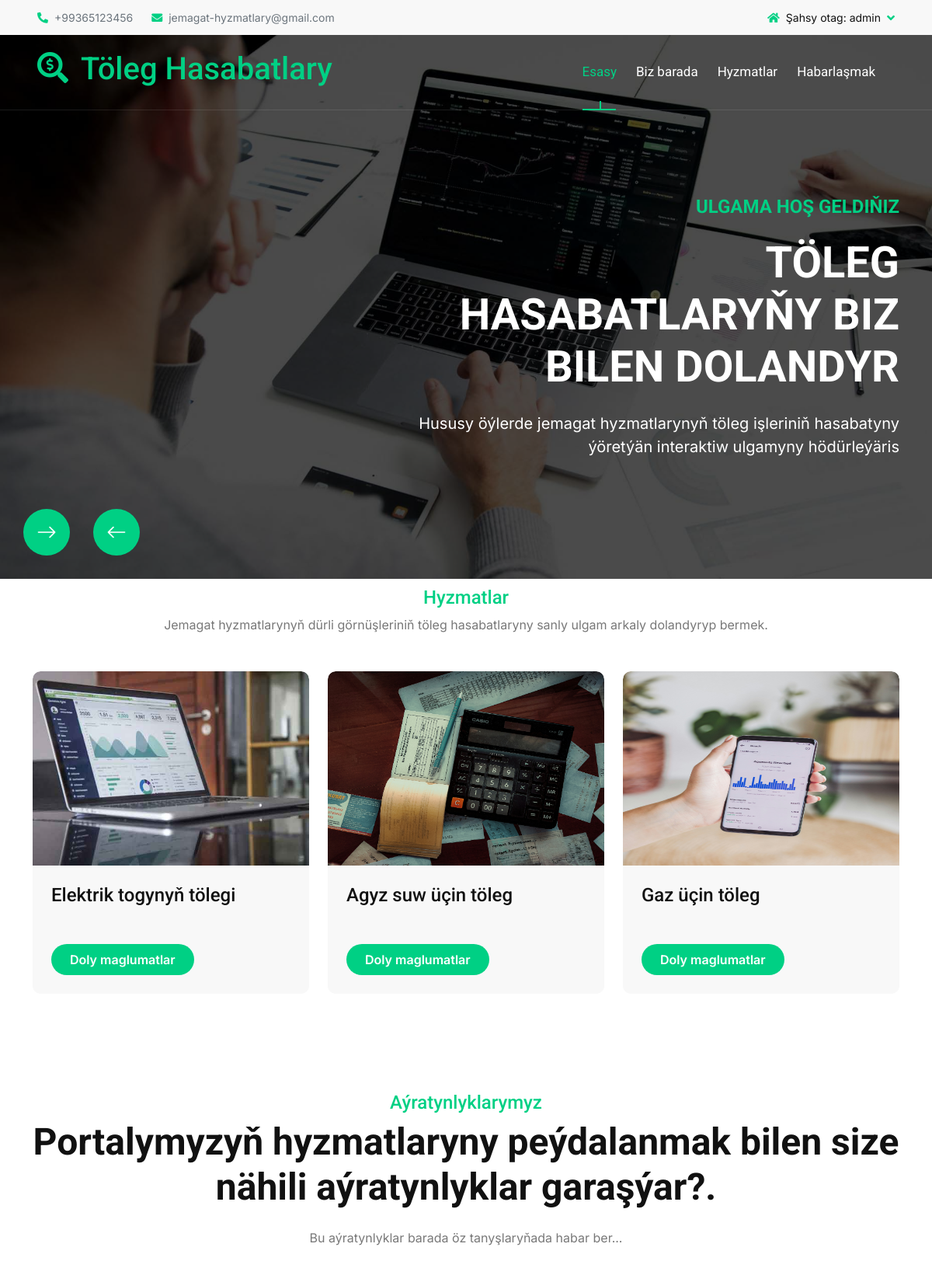
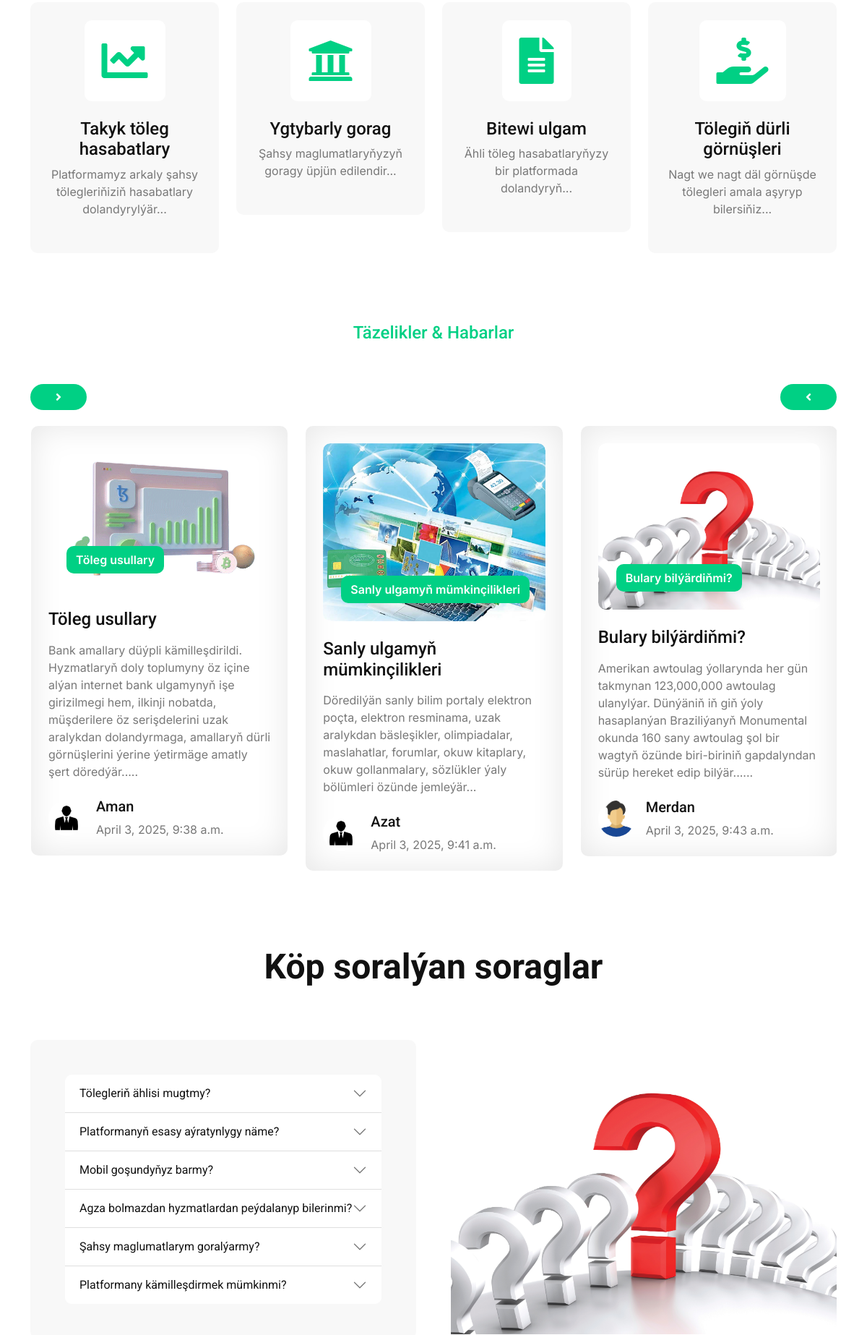
Page /hyzmatlar/ (signed in, upper part) on the committed database (2 pictures, top to bottom).
### tolegler/models.py (models this page shows, shortened)
class Hyzmat(models.Model):
    ady = models.CharField(max_length=50, unique=True)
    hyzmat_barada=models.TextField(null=True, blank=True)
    suraty=models.ImageField(upload_to='media/images/',blank=True,null=True)
    class Meta:
        verbose_name_plural="Hyzmatlar"

class Habarlar(models.Model):
    goyan= models.ForeignKey(User, on_delete=models.CASCADE)
    ady=models.CharField(max_length=50,unique=True)
    goylan_senesi = models.DateTimeField(auto_now_add=True)
    beyany=models.TextField(blank=True, null=True)
    suraty=models.ImageField(upload_to='media/images/',blank=True,null=True)
    class Meta:
        verbose_name_plural="Habarlar"

class Profil(models.Model):
    ulanyjy = models.OneToOneField(User, on_delete=models.CASCADE, related_name='profil')
    telefon = models.CharField(max_length=15, blank=True, null=True)
    salgy = models.TextField(blank=True, null=True)
    suraty = models.ImageField(upload_to='media/images/', blank=True, null=True)
    doglan_guni = models.DateField(blank=True, null=True)
    class Meta:
        verbose_name_plural="Profiller"

### tolegler/views.py (the view)
# urls.py: path('hyzmatlar/', hyzmatlar, name='hyzmatlar'),
def hyzmatlar(request):
    hyzmatlar=Hyzmat.objects.all()
    habarlar = Habarlar.objects.all()
    context={
        'habarlar': habarlar,
        'hyzmatlar': hyzmatlar
    }
    return render(request, 'tolegler/hyzmatlar.html',context)

### tolegler/templates/tolegler/hyzmatlar.html (shortened to what this page needs)
{% extends "tolegler/index.html" %}
{% load static %}
{%block hyzmatlar %}
        <div class="container-fluid service pb-5">
            <div class="container pb-5">
                <div class="text-center mx-auto pb-5 wow fadeInUp" data-wow-delay="0.2s" style="max-width: 800px;">
                    <h4 class="text-primary" style="margin-top:10px;">Hyzmatlar</h4>
                    <p class="mb-0">Jemagat hyzmatlarynyň dürli görnüşleriniň töleg hasabatlaryny sanly ulgam arkaly dolandyryp bermek.
                    </p>
                </div>
                <div class="row g-4">
                    {% for hyzmat in hyzmatlar %}
                    <div class="col-md-6 col-lg-4 wow fadeInUp" data-wow-delay="0.2s">
                        <div class="service-item">
                            <div class="service-img">
                                <img src="{{hyzmat.suraty.url}}" class="img-fluid rounded-top w-100" alt="Image" style="height: 250px;">
                            </div>
                            <div class="rounded-bottom p-4">
                                <a href="#" class="h4 d-inline-block mb-4">{{hyzmat.ady}}</a>
                                <a class="btn btn-primary rounded-pill py-2 px-4" href="#">Doly maglumatlar</a>
                            </div>
                        </div>
                    </div>
                    {% endfor %}
                </div>
            </div>
        </div>
       {% endblock %}

### tolegler/templates/tolegler/index.html (shortened to what this page needs)
{% load static %}
<!DOCTYPE html>
<html lang="en">
    <head>
        <link rel="stylesheet" href="https://use.fontawesome.com/releases/v5.15.4/css/all.css"/>
        <link href="https://cdn.jsdelivr.net/npm/bootstrap-icons@1.4.1/font/bootstrap-icons.css" rel="stylesheet">
        <link rel="stylesheet" href="{% static 'tolegler/lib/animate/animate.min.css' %}">
        <link rel="stylesheet" href="{% static 'tolegler/lib/lightbox/css/lightbox.min.css' %}">
        <link rel="stylesheet" href="{% static 'tolegler/lib/owlcarousel/assets/owl.carousel.min.css' %}">
        <link href="{% static 'tolegler/css/bootstrap.min.css' %}" rel="stylesheet">
        <link href="{% static 'tolegler/css/style.css' %}" rel="stylesheet">
    </head>
    <body>
        <div class="container-fluid topbar bg-light px-5 d-none d-lg-block">
            <div class="row gx-0 align-items-center">
                <div class="col-lg-8 text-center text-lg-start mb-2 mb-lg-0">
                    <div class="d-flex flex-wrap">
                        <a href="tel:+01234567890" class="text-muted small me-4"><i class="fas fa-phone-alt text-primary me-2"></i>+99365123456</a>
                        <a href="mailto:example@gmail.com" class="text-muted small me-0"><i class="fas fa-envelope text-primary me-2"></i>jemagat-hyzmatlary@gmail.com</a>
                    </div>
                </div>
                <div class="col-lg-4 text-center text-lg-end">
                    <div class="d-inline-flex align-items-center" style="height: 45px;">
                        {% if user.is_authenticated %}
                        <div class="dropdown">
                            <a href="#" class="dropdown-toggle text-dark" data-bs-toggle="dropdown"><small><i class="fa fa-home text-primary me-2"></i>Şahsy otag: {{user.username}}</small></a>
                        </div>
                        {% endif %}
                    </div>
                </div>
            </div>
        </div>
        <div class="container-fluid position-relative p-0">
            <nav class="navbar navbar-expand-lg navbar-light px-4 px-lg-5 py-3 py-lg-0">
                <a href="" class="navbar-brand p-0">
                    <h1 class="text-primary"><i class="fas fa-search-dollar me-3"></i>Töleg Hasabatlary</h1>
                </a>
                <div class="collapse navbar-collapse" id="navbarCollapse">
                    <div class="navbar-nav ms-auto py-0">
                        <a href="{% url 'index' %}" class="nav-item nav-link active">Esasy</a>
                        <a href="{% url 'about' %}" class="nav-item nav-link">Biz barada</a>
                        <a href="{% url 'hyzmatlar' %}" class="nav-item nav-link">Hyzmatlar</a>
                        <a href="{% url 'contact' %}" class="nav-item nav-link">Habarlaşmak</a>
                    </div>
                </div>
            </nav>
            <div class="header-carousel owl-carousel">
                <div class="header-carousel-item">
                    <img src="{% static 'tolegler/img/carousel-1.jpg' %}" class="img-fluid w-100" alt="Image">
                    <div class="carousel-caption">
                        <div class="container">
                            <div class="row gy-0 gx-5">
                                <div class="col-lg-0 col-xl-5"></div>
                                <div class="col-xl-7 animated fadeInLeft">
                                    <div class="text-sm-center text-md-end">
                                        <h4 class="text-primary text-uppercase fw-bold mb-4">Ulgama hoş geldiňiz</h4>
                                        <h1 class="display-4 text-uppercase text-white mb-4">Töleg hasabatlaryňy biz bilen dolandyr</h1>
                                        <p class="mb-5 fs-5">Hususy öýlerde jemagat hyzmatlarynyň töleg işleriniň hasabatyny ýöretýän interaktiw ulgamyny hödürleýäris
                                        </p>
                                    </div>
                                </div>
                            </div>
                        </div>
                    </div>
                </div>
            </div>
        </div>
         {% block hyzmatlar %}
         {% endblock %}
        <div class="container-fluid feature pb-5">
            <div class="container pb-5">
                <div class="text-center mx-auto pb-5 wow fadeInUp" data-wow-delay="0.2s" style="max-width: 800px margin-top:30px;">
                    <h4 class="text-primary" style="margin-top:30px;">Aýratynlyklarymyz</h4>
                    <h1 class="display-5 mb-4">Portalymyzyň hyzmatlaryny peýdalanmak bilen size nähili aýratynlyklar garaşýar?.</h1>
                    <p class="mb-0">Bu aýratynlyklar barada öz tanyşlaryňada habar ber...
                    </p>
                </div>
                <div class="row g-4">
                    <div class="col-md-6 col-lg-6 col-xl-3 wow fadeInUp" data-wow-delay="0.2s">
                        <div class="feature-item p-4">
                            <div class="feature-icon p-4 mb-4">
                                <i class="fas fa-chart-line fa-4x text-primary"></i>
                            </div>
                            <h4>Takyk töleg hasabatlary</h4>
                            <p class="mb-4">Platformamyz arkaly şahsy tölegleriňiziň hasabatlary dolandyrylýär...
                            </p>
                        </div>
                    </div>
                    <div class="col-md-6 col-lg-6 col-xl-3 wow fadeInUp" data-wow-delay="0.4s">
                        <div class="feature-item p-4">
                            <div class="feature-icon p-4 mb-4">
                                <i class="fas fa-university fa-4x text-primary"></i>
                            </div>
                            <h4>Ygtybarly gorag</h4>
                            <p class="mb-4">Şahsy maglumatlaryňyzyň goragy üpjün edilendir...
                            </p>
                        </div>
                    </div>
                    <div class="col-md-6 col-lg-6 col-xl-3 wow fadeInUp" data-wow-delay="0.6s">
                        <div class="feature-item p-4">
                            <div class="feature-icon p-4 mb-4">
                                <i class="fas fa-file-alt fa-4x text-primary"></i>
                            </div>
                            <h4>Bitewi ulgam</h4>
                            <p class="mb-4">Ähli töleg hasabatlaryňyzy bir platformada dolandyryň...
                            </p>
                        </div>
                    </div>
                    <div class="col-md-6 col-lg-6 col-xl-3 wow fadeInUp" data-wow-delay="0.8s">
                        <div class="feature-item p-4">
                            <div class="feature-icon p-4 mb-4">
                                <i class="fas fa-hand-holding-usd fa-4x text-primary"></i>
                            </div>
                            <h4>Tölegiň dürli görnüşleri</h4>
                            <p class="mb-4">Nagt we nagt däl görnüşde tölegleri amala aşyryp bilersiňiz...
                            </p>
                        </div>
                    </div>
                </div>
            </div>
        </div>
        <div class="container-fluid blog pb-5">
            <div class="container pb-5">
                <div class="text-center mx-auto pb-5 wow fadeInUp" data-wow-delay="0.2s" style="max-width: 800px;">
                    <h4 class="text-primary">Täzelikler & Habarlar</h4>
                </div>
                <div class="owl-carousel blog-carousel wow fadeInUp" data-wow-delay="0.2s">
                    {% for habar in habarlar %}
                    <div class="blog-item p-4">
                        <div class="blog-img mb-4">
                            <img src="{{ habar.suraty.url }}" class="img-fluid w-100 rounded" alt="">
                            <div class="blog-title">
                                <a href="#" class="btn">{{ habar.ady }}</a>
                            </div>
                        </div>
                        <a href="#" class="h4 d-inline-block mb-3">{{habar.ady}}</a>
                        <p class="mb-4">{{habar.beyany}}</p>
                        <div class="d-flex align-items-center">
                            <img src="{{habar.goyan.profil.suraty.url}}" class="img-fluid rounded-circle" style="width: 50px; height: 50px;" alt="">
                            <div class="ms-3">
                                <h5>{{ habar.goyan }}</h5>
                                <p class="mb-0">{{ habar.goylan_senesi }}</p>
                            </div>
                        </div>
                    </div>
                    {% endfor %}
                </div>
            </div>
        </div>
        <div class="container-fluid faq-section pb-5">
            <div class="container pb-5 overflow-hidden">
                <div class="text-center mx-auto pb-5 wow fadeInUp" data-wow-delay="0.2s" style="max-width: 800px;">
                    <h1 class="display-5 mb-4">Köp soralýan soraglar</h1>
                </div>
                <div class="row g-5 align-items-center">
                    <div class="col-lg-6 wow fadeInLeft" data-wow-delay="0.2s">
                        <div class="accordion accordion-flush bg-light rounded p-5" id="accordionFlushSection">
                            <div class="accordion-item rounded-top">
                                <h2 class="accordion-header" id="flush-headingOne">
                                    <button class="accordion-button collapsed rounded-top" type="button" data-bs-toggle="collapse" data-bs-target="#flush-collapseOne" aria-expanded="false" aria-controls="flush-collapseOne">
                                    Tölegleriň ählisi mugtmy?
                                    </button>
                                </h2>
                            </div>
                            <div class="accordion-item">
                                <h2 class="accordion-header" id="flush-headingTwo">
                                    <button class="accordion-button collapsed" type="button" data-bs-toggle="collapse" data-bs-target="#flush-collapseTwo" aria-expanded="false" aria-controls="flush-collapseTwo">
                                    Platformanyň esasy aýratynlygy näme?
                                    </button>
                                </h2>
                            </div>
                            <div class="accordion-item">
                                <h2 class="accordion-header" id="flush-headingThree">
                                    <button class="accordion-button collapsed" type="button" data-bs-toggle="collapse" data-bs-target="#flush-collapseThree" aria-expanded="false" aria-controls="flush-collapseThree">
                                    Mobil goşundyňyz barmy?
                                    </button>
                                </h2>
                            </div>
                            <div class="accordion-item">
                                <h2 class="accordion-header" id="flush-headingFour">
                                    <button class="accordion-button collapsed" type="button" data-bs-toggle="collapse" data-bs-target="#flush-collapseFour" aria-expanded="false" aria-controls="flush-collapseFour">
                                    Agza bolmazdan hyzmatlardan peýdalanyp bilerinmi?
                                    </button>
                                </h2>
                            </div>
                            <div class="accordion-item">
                                <h2 class="accordion-header" id="flush-headingFive">
                                    <button class="accordion-button collapsed" type="button" data-bs-toggle="collapse" data-bs-target="#flush-collapseFive" aria-expanded="false" aria-controls="flush-collapseFive">
                                    Şahsy maglumatlarym goralýarmy?
                                    </button>
                                </h2>
                            </div>
                            <div class="accordion-item rounded-bottom">
                                <h2 class="accordion-header" id="flush-headingSix">
                                    <button class="accordion-button collapsed" type="button" data-bs-toggle="collapse" data-bs-target="#flush-collapseSix" aria-expanded="false" aria-controls="flush-collapseSix">
                                    Platformany kämilleşdirmek mümkinmi?
                                    </button>
                                </h2>
                            </div>
                        </div>
                    </div>
                    <div class="col-lg-6 wow fadeInRight" data-wow-delay="0.2s">
                        <div class="bg-primary rounded">
                            <img src="{% static 'tolegler/img/soraglar.jpg' %}" class="img-fluid w-100" alt="">
                        </div>
                    </div>
                </div>
            </div>
        </div>
    </body>
</html>

### rows in the picture
Hyzmat: suraty (picture), ady "Elektrik togynyň tölegi"
Hyzmat: suraty (picture), ady "Agyz suw üçin töleg"
Hyzmat: suraty (picture), ady "Gaz üçin töleg"
Habarlar: suraty (picture), ady "Töleg usullary", beyany "Bank amallary düýpli kämilleşdirildi. Hyzmatlaryň doly toplumyny öz içine alýan internet bank ulgamynyň işe girizilmegi hem, ilkinji nobatda, müşderilere öz serişdelerini uzak aralykdan dolandyrmaga, amallaryň dürli görnüşlerini ýerine ýetirmäge amatly şert döredýär.....", goyan.profil.suraty (picture), goyan "Aman", goylan_senesi "April 3, 2025, 9:38 a.m."
Habarlar: suraty (picture), ady "Sanly ulgamyň mümkinçilikleri", beyany "Döredilýän sanly bilim portaly elektron poçta, elektron resminama, uzak aralykdan bäsleşikler, olimpiadalar, maslahatlar, forumlar, okuw kitaplary, okuw gollanmalary, sözlükler ýaly bölümleri özünde jemleýär...", goyan.profil.suraty (picture), goyan "Azat", goylan_senesi "April 3, 2025, 9:41 a.m."
Habarlar: suraty (picture), ady "Bulary bilýärdiňmi?", beyany "Amerikan awtoulag ýollarynda her gün takmynan 123,000,000 awtoulag ulanylýar. Dünýäniň iň giň ýoly hasaplanýan Braziliýanyň Monumental okunda 160 sany awtoulag şol bir wagtyň özünde biri-biriniň gapdalyndan sürüp hereket edip bilýär......", goyan.profil.suraty (picture), goyan "Merdan", goylan_senesi "April 3, 2025, 9:43 a.m."

### other values in the picture
{{ user.username }} "admin"
